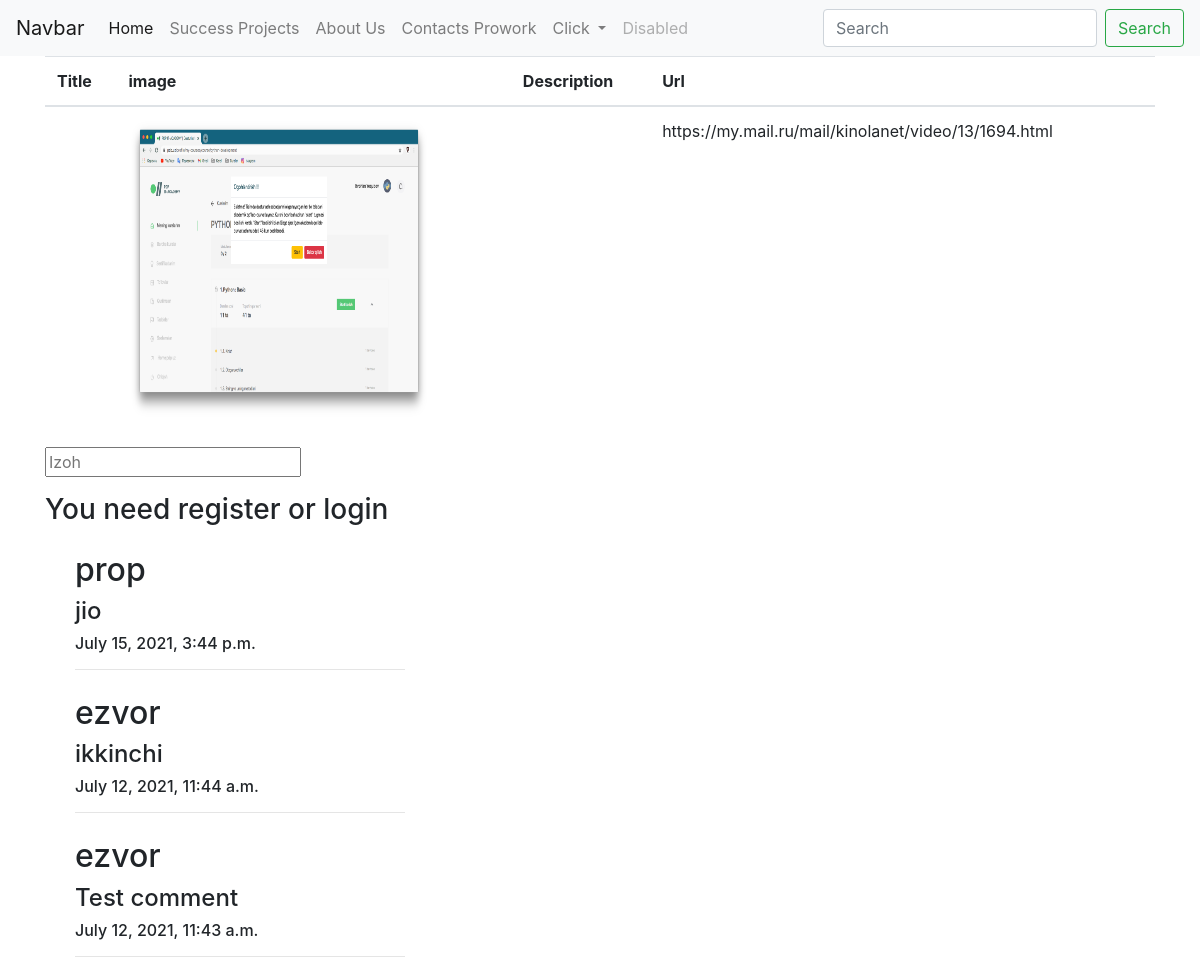
Page /success-project/3/ on the earlier database version.
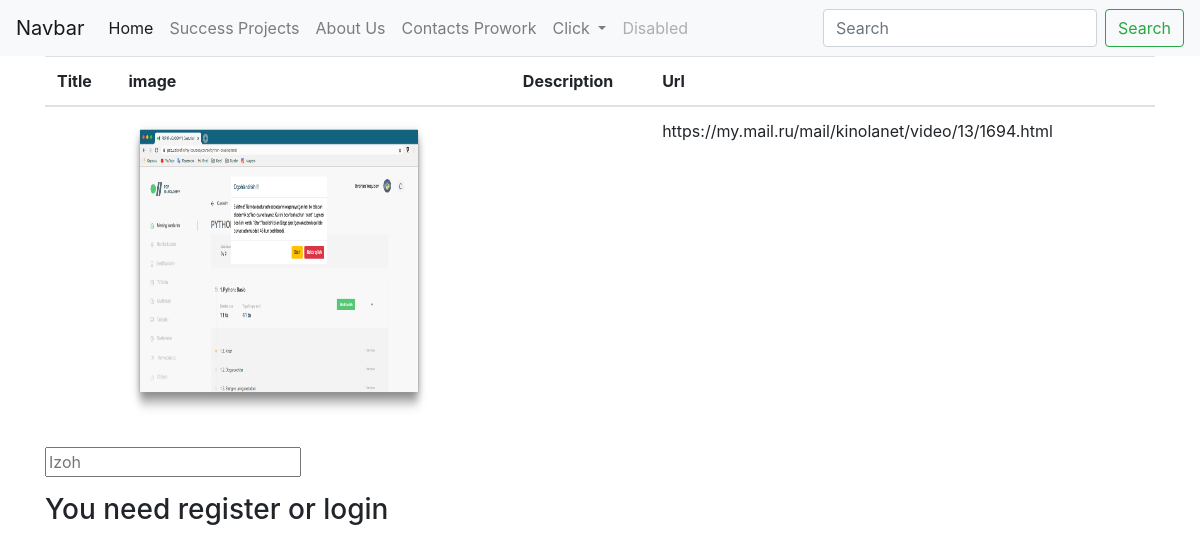
Same page on the later database version.
### app/models.py (models this page shows, shortened)
class SuccessProjects(TranslatableModel):
    translate = TranslatedFields(
        title=models.CharField(max_length=255, null=True),
        description=models.TextField(null=True, blank=True)
    )
    image = models.ImageField(upload_to='projects_photo', null=True)
    url = models.URLField(max_length=255)

class CommentOfPost(models.Model):
    post = models.ForeignKey(SuccessProjects, on_delete=models.CASCADE, related_name='comment')
    replay_to = models.ForeignKey('self', on_delete=models.CASCADE, blank=True, null=True, related_name='replies')
    owner = models.ForeignKey(CustomUser, on_delete=models.CASCADE)
    comment = models.CharField(null=True, blank=True, max_length=255)
    created_at = models.DateTimeField(auto_now=True)
    class Meta:
        ordering = ('-id',)

class CustomUser(AbstractUser):
    STARTAPPER = "Startapper"
    DEVELOPER = "Developer"
    PRACTITIONER = "Practitioner"
    USER_TYPE = [
        (STARTAPPER, 'Startapper'),
        (DEVELOPER, 'Developer'),
        (PRACTITIONER, 'Practitioner'),
    ]
    full_name = models.CharField('full name', max_length=200, blank=False, null=False)
    email = models.EmailField('email address', blank=False, null=False, unique=True)
    user_type = models.CharField(max_length=30, choices=USER_TYPE)
    phone = models.CharField(max_length=30, blank=False, null=False, unique=True)
    date_joined = models.DateTimeField('date joined', default=timezone.now)
    username_validator = UnicodeUsernameValidator()
    username = models.CharField(
        'username',
        max_length=150,
        unique=True,
        null=True,
        help_text='Required. 150 characters or fewer. Letters, digits and @/./+/-/_ only.',
        validators=[username_validator],
        error_messages={
            'unique': "A user with that username already exists.",
        },
    )

### app/views.py (the view)
# urls.py: path('success-project/<int:pk>/', views.success_project_detail, name='success-project-detail'),
def success_project_detail(request, pk):
    project = SuccessProjects.objects.get(pk=pk)
    comment = CommentOfPost.objects.filter(post_id=pk)
    return render(request, 'project_detail.html', {'project': project, 'comment': comment})

### app/templates/project_detail.html (shortened to what this page needs)
{% include 'home.html' %}
<div class="container">
    <table class="table table-hover">
        <thead>
        <tr>
            <th scope="col">Title</th>
            <th scope="col">image</th>
            <th scope="col">Description</th>
            <th scope="col">Url</th>
        </tr>
        </thead>
        <tbody>
        <tr>
            <td>{{ project.title }}</td>
            <td><a href="{{ project.image.url }}"><img src="{{ project.image.url }}" style="width: 300px; height: 300px"
                                                       alt="chiqmadi"></a></td>
            <td>{{ project.description }}</td>
            <td>{{ project.url }}</td>
        </tr>
        </tbody>
    </table>
    <form action="{% url 'comment-of-post' project.pk %}" method="post">
        <div class="form-group">
            <input name="comment" class="input" type="text" placeholder="Izoh"/>
        </div>
        {% if user.is_authenticated %}
            <button type="submit">Send</button>
        {% else %}
            <h3>You need register or login</h3>
        {% endif %}
    </form>
    <div class="container">
        <div class="col-md-4">
            {% for c in comment %}
                <div class="mt-4">
                    <h2>{{ c.owner.username }}</h2>
                    <h4>{{ c.comment }}</h4>
                    <h6>{{ c.created_at }}</h6>
                </div>
                <hr>
            {% endfor %}
        </div>
    </div>
</div>

### app/templates/home.html (shortened to what this page needs)
<!doctype html>
<html lang="en">
<head>
    <link rel="stylesheet" href="https://stackpath.bootstrapcdn.com/bootstrap/4.4.1/css/bootstrap.min.css"
>
</head>
<body>
{% block body %}
    <nav class="navbar navbar-expand-lg navbar-light bg-light">
        <a class="navbar-brand" href="/">Navbar</a>
        <div class="collapse navbar-collapse" id="navbarSupportedContent">
            <ul class="navbar-nav mr-auto">
                <li class="nav-item active">
                    <a class="nav-link" href="/">Home <span class="sr-only">(current)</span></a>
                </li>
                <li class="nav-item">
                    <a class="nav-link" href="{% url 'success-projects' %}">Success Projects</a>
                </li>
                <li class="nav-item">
                    <a class="nav-link" href="{% url 'about-us' %}">About Us</a>
                </li>
                <li class="nav-item">
                    <a class="nav-link" href="{% url 'contact-prowork' %}">Contacts Prowork</a>
                </li>
                <li class="nav-item dropdown">
                    <a class="nav-link dropdown-toggle" href="#" id="navbarDropdown" role="button"
                       data-toggle="dropdown" aria-haspopup="true" aria-expanded="false">
                        Click
                    </a>
                </li>
                <li class="nav-item">
                    <a class="nav-link disabled" href="#">Disabled</a>
                </li>
            </ul>
            <form class="form-inline my-2 my-lg-0">
                <input class="form-control mr-sm-2" type="search" placeholder="Search" aria-label="Search">
                <button class="btn btn-outline-success my-2 my-sm-0" type="submit">Search</button>
            </form>
        </div>
    </nav>
{% endblock body %}
</body>
</html>

Differences in the rows shown:
removed CommentOfPost: owner.username "prop", comment "jio", created_at "July 15, 2021, 3:44 p.m."
removed CommentOfPost: owner.username "ezvor", comment "ikkinchi", created_at "July 12, 2021, 11:44 a.m."
removed CommentOfPost: owner.username "ezvor", comment "Test comment", created_at "July 12, 2021, 11:43 a.m."
